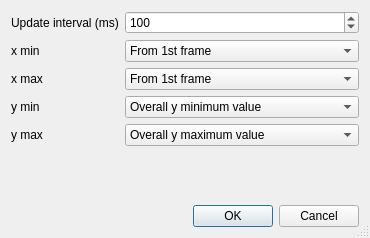
<?xml version="1.0" encoding="UTF-8"?>
<ui version="4.0">
 <class>AnimationParameters</class>
 <widget class="QDialog" name="AnimationParameters">
  <property name="geometry">
   <rect>
    <x>0</x>
    <y>0</y>
    <width>370</width>
    <height>238</height>
   </rect>
  </property>
  <property name="windowTitle">
   <string>Animation settings</string>
  </property>
  <property name="sizeGripEnabled">
   <bool>true</bool>
  </property>
  <property name="modal">
   <bool>true</bool>
  </property>
  <layout class="QVBoxLayout" name="verticalLayout">
   <item>
    <layout class="QFormLayout" name="formLayout">
     <property name="fieldGrowthPolicy">
      <enum>QFormLayout::AllNonFixedFieldsGrow</enum>
     </property>
     <item row="0" column="0">
      <widget class="QLabel" name="label2">
       <property name="text">
        <string>Update interval (ms)</string>
       </property>
      </widget>
     </item>
     <item row="0" column="1">
      <widget class="QSpinBox" name="spinUpdateInterval">
       <property name="minimum">
        <number>1</number>
       </property>
       <property name="maximum">
        <number>10000</number>
       </property>
       <property name="value">
        <number>100</number>
       </property>
      </widget>
     </item>
     <item row="1" column="0">
      <widget class="QLabel" name="label6">
       <property name="text">
        <string>x min</string>
       </property>
      </widget>
     </item>
     <item row="2" column="0">
      <widget class="QLabel" name="label5">
       <property name="text">
        <string>x max</string>
       </property>
      </widget>
     </item>
     <item row="3" column="0">
      <widget class="QLabel" name="label4">
       <property name="text">
        <string>y min</string>
       </property>
      </widget>
     </item>
     <item row="1" column="1">
      <widget class="QComboBox" name="comboXmin">
       <item>
        <property name="text">
         <string>From 1st frame</string>
        </property>
       </item>
       <item>
        <property name="text">
         <string>Overall x minimum value</string>
        </property>
       </item>
       <item>
        <property name="text">
         <string>Adaptive</string>
        </property>
       </item>
      </widget>
     </item>
     <item row="2" column="1">
      <widget class="QComboBox" name="comboXmax">
       <item>
        <property name="text">
         <string>From 1st frame</string>
        </property>
       </item>
       <item>
        <property name="text">
         <string>Overall x maximum value</string>
        </property>
       </item>
       <item>
        <property name="text">
         <string>Adaptive</string>
        </property>
       </item>
      </widget>
     </item>
     <item row="3" column="1">
      <widget class="QComboBox" name="comboYmin">
       <property name="currentIndex">
        <number>1</number>
       </property>
       <item>
        <property name="text">
         <string>From 1st frame</string>
        </property>
       </item>
       <item>
        <property name="text">
         <string>Overall y minimum value</string>
        </property>
       </item>
       <item>
        <property name="text">
         <string>Adaptive</string>
        </property>
       </item>
      </widget>
     </item>
     <item row="4" column="1">
      <widget class="QComboBox" name="comboYmax">
       <property name="currentIndex">
        <number>1</number>
       </property>
       <item>
        <property name="text">
         <string>From 1st frame</string>
        </property>
       </item>
       <item>
        <property name="text">
         <string>Overall y maximum value</string>
        </property>
       </item>
       <item>
        <property name="text">
         <string>Adaptive</string>
        </property>
       </item>
      </widget>
     </item>
     <item row="4" column="0">
      <widget class="QLabel" name="label">
       <property name="text">
        <string>y max</string>
       </property>
      </widget>
     </item>
    </layout>
   </item>
   <item>
    <widget class="QDialogButtonBox" name="buttonBox">
     <property name="orientation">
      <enum>Qt::Horizontal</enum>
     </property>
     <property name="standardButtons">
      <set>QDialogButtonBox::Cancel|QDialogButtonBox::Ok</set>
     </property>
    </widget>
   </item>
  </layout>
 </widget>
 <resources/>
 <connections/>
</ui>
